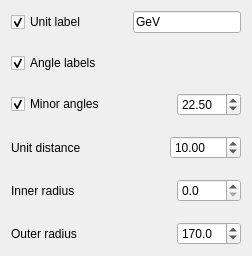
<ui version="4.0" >
 <class>IgPolarCSControl</class>
 <widget class="QDialog" name="IgPolarCSControl" >
  <property name="geometry" >
   <rect>
    <x>0</x>
    <y>0</y>
    <width>252</width>
    <height>256</height>
   </rect>
  </property>
  <property name="windowTitle" >
   <string>Dialog</string>
  </property>
  <layout class="QGridLayout" name="gridLayout" >
   <item row="0" column="0" >
    <layout class="QHBoxLayout" name="horizontalLayout" >
     <item>
      <widget class="QCheckBox" name="unitLabel" >
       <property name="text" >
        <string>Unit label</string>
       </property>
       <property name="checked" >
        <bool>true</bool>
       </property>
      </widget>
     </item>
     <item>
      <spacer name="horizontalSpacer" >
       <property name="orientation" >
        <enum>Qt::Horizontal</enum>
       </property>
       <property name="sizeHint" stdset="0" >
        <size>
         <width>28</width>
         <height>20</height>
        </size>
       </property>
      </spacer>
     </item>
     <item>
      <widget class="QLineEdit" name="unitLabelText" >
       <property name="text" >
        <string>GeV</string>
       </property>
      </widget>
     </item>
    </layout>
   </item>
   <item row="2" column="0" >
    <widget class="QCheckBox" name="angleLabels" >
     <property name="text" >
      <string>Angle labels</string>
     </property>
     <property name="checked" >
      <bool>true</bool>
     </property>
    </widget>
   </item>
   <item row="4" column="0" >
    <layout class="QHBoxLayout" name="horizontalLayout_2" >
     <item>
      <widget class="QCheckBox" name="minorAngles" >
       <property name="text" >
        <string>Minor angles</string>
       </property>
       <property name="checked" >
        <bool>true</bool>
       </property>
      </widget>
     </item>
     <item>
      <spacer name="horizontalSpacer_2" >
       <property name="orientation" >
        <enum>Qt::Horizontal</enum>
       </property>
       <property name="sizeHint" stdset="0" >
        <size>
         <width>18</width>
         <height>20</height>
        </size>
       </property>
      </spacer>
     </item>
     <item>
      <widget class="QDoubleSpinBox" name="doubleSpinBox" >
       <property name="minimum" >
        <double>5.000000000000000</double>
       </property>
       <property name="maximum" >
        <double>360.000000000000000</double>
       </property>
       <property name="value" >
        <double>22.500000000000000</double>
       </property>
      </widget>
     </item>
    </layout>
   </item>
   <item row="6" column="0" >
    <layout class="QHBoxLayout" name="horizontalLayout_3" >
     <item>
      <widget class="QLabel" name="unitDistLabel" >
       <property name="text" >
        <string>Unit distance</string>
       </property>
      </widget>
     </item>
     <item>
      <spacer name="horizontalSpacer_3" >
       <property name="orientation" >
        <enum>Qt::Horizontal</enum>
       </property>
       <property name="sizeHint" stdset="0" >
        <size>
         <width>78</width>
         <height>17</height>
        </size>
       </property>
      </spacer>
     </item>
     <item>
      <widget class="QDoubleSpinBox" name="doubleSpinBox_2" >
       <property name="decimals" >
        <number>2</number>
       </property>
       <property name="minimum" >
        <double>0.010000000000000</double>
       </property>
       <property name="maximum" >
        <double>1000.000000000000000</double>
       </property>
       <property name="value" >
        <double>10.000000000000000</double>
       </property>
      </widget>
     </item>
    </layout>
   </item>
   <item row="8" column="0" >
    <layout class="QHBoxLayout" name="horizontalLayout_4" >
     <item>
      <widget class="QLabel" name="label" >
       <property name="text" >
        <string>Inner radius</string>
       </property>
      </widget>
     </item>
     <item>
      <spacer name="horizontalSpacer_4" >
       <property name="orientation" >
        <enum>Qt::Horizontal</enum>
       </property>
       <property name="sizeHint" stdset="0" >
        <size>
         <width>40</width>
         <height>20</height>
        </size>
       </property>
      </spacer>
     </item>
     <item>
      <widget class="QDoubleSpinBox" name="doubleSpinBox_3" >
       <property name="decimals" >
        <number>1</number>
       </property>
       <property name="maximum" >
        <double>1000.000000000000000</double>
       </property>
      </widget>
     </item>
    </layout>
   </item>
   <item row="10" column="0" >
    <layout class="QHBoxLayout" name="horizontalLayout_5" >
     <item>
      <widget class="QLabel" name="label_2" >
       <property name="text" >
        <string>Outer radius</string>
       </property>
      </widget>
     </item>
     <item>
      <spacer name="horizontalSpacer_5" >
       <property name="orientation" >
        <enum>Qt::Horizontal</enum>
       </property>
       <property name="sizeHint" stdset="0" >
        <size>
         <width>40</width>
         <height>20</height>
        </size>
       </property>
      </spacer>
     </item>
     <item>
      <widget class="QDoubleSpinBox" name="doubleSpinBox_4" >
       <property name="decimals" >
        <number>1</number>
       </property>
       <property name="maximum" >
        <double>1000.000000000000000</double>
       </property>
       <property name="value" >
        <double>170.000000000000000</double>
       </property>
      </widget>
     </item>
    </layout>
   </item>
   <item row="1" column="0" >
    <spacer name="verticalSpacer" >
     <property name="orientation" >
      <enum>Qt::Vertical</enum>
     </property>
     <property name="sizeHint" stdset="0" >
      <size>
       <width>20</width>
       <height>40</height>
      </size>
     </property>
    </spacer>
   </item>
   <item row="3" column="0" >
    <spacer name="verticalSpacer_2" >
     <property name="orientation" >
      <enum>Qt::Vertical</enum>
     </property>
     <property name="sizeHint" stdset="0" >
      <size>
       <width>20</width>
       <height>40</height>
      </size>
     </property>
    </spacer>
   </item>
   <item row="5" column="0" >
    <spacer name="verticalSpacer_3" >
     <property name="orientation" >
      <enum>Qt::Vertical</enum>
     </property>
     <property name="sizeHint" stdset="0" >
      <size>
       <width>20</width>
       <height>40</height>
      </size>
     </property>
    </spacer>
   </item>
   <item row="7" column="0" >
    <spacer name="verticalSpacer_4" >
     <property name="orientation" >
      <enum>Qt::Vertical</enum>
     </property>
     <property name="sizeHint" stdset="0" >
      <size>
       <width>20</width>
       <height>40</height>
      </size>
     </property>
    </spacer>
   </item>
   <item row="9" column="0" >
    <spacer name="verticalSpacer_5" >
     <property name="orientation" >
      <enum>Qt::Vertical</enum>
     </property>
     <property name="sizeHint" stdset="0" >
      <size>
       <width>20</width>
       <height>40</height>
      </size>
     </property>
    </spacer>
   </item>
  </layout>
 </widget>
 <resources/>
 <connections>
  <connection>
   <sender>unitLabel</sender>
   <signal>stateChanged(int)</signal>
   <receiver>IgPolarCSControl</receiver>
   <slot>setShowUnitLabel(int)</slot>
   <hints>
    <hint type="sourcelabel" >
     <x>35</x>
     <y>33</y>
    </hint>
    <hint type="destinationlabel" >
     <x>0</x>
     <y>12</y>
    </hint>
   </hints>
  </connection>
  <connection>
   <sender>angleLabels</sender>
   <signal>stateChanged(int)</signal>
   <receiver>IgPolarCSControl</receiver>
   <slot>setShowAngleLabels(int)</slot>
   <hints>
    <hint type="sourcelabel" >
     <x>72</x>
     <y>58</y>
    </hint>
    <hint type="destinationlabel" >
     <x>75</x>
     <y>225</y>
    </hint>
   </hints>
  </connection>
  <connection>
   <sender>minorAngles</sender>
   <signal>stateChanged(int)</signal>
   <receiver>IgPolarCSControl</receiver>
   <slot>setShowMinorAngles(int)</slot>
   <hints>
    <hint type="sourcelabel" >
     <x>58</x>
     <y>93</y>
    </hint>
    <hint type="destinationlabel" >
     <x>58</x>
     <y>225</y>
    </hint>
   </hints>
  </connection>
  <connection>
   <sender>unitLabelText</sender>
   <signal>textChanged(QString)</signal>
   <receiver>IgPolarCSControl</receiver>
   <slot>setUnitLabel(QString)</slot>
   <hints>
    <hint type="sourcelabel" >
     <x>134</x>
     <y>25</y>
    </hint>
    <hint type="destinationlabel" >
     <x>121</x>
     <y>225</y>
    </hint>
   </hints>
  </connection>
  <connection>
   <sender>doubleSpinBox</sender>
   <signal>valueChanged(double)</signal>
   <receiver>IgPolarCSControl</receiver>
   <slot>setDeltaPhi(double)</slot>
   <hints>
    <hint type="sourcelabel" >
     <x>213</x>
     <y>104</y>
    </hint>
    <hint type="destinationlabel" >
     <x>134</x>
     <y>225</y>
    </hint>
   </hints>
  </connection>
  <connection>
   <sender>doubleSpinBox_2</sender>
   <signal>valueChanged(double)</signal>
   <receiver>IgPolarCSControl</receiver>
   <slot>setEnergyUnit(double)</slot>
   <hints>
    <hint type="sourcelabel" >
     <x>147</x>
     <y>133</y>
    </hint>
    <hint type="destinationlabel" >
     <x>149</x>
     <y>225</y>
    </hint>
   </hints>
  </connection>
  <connection>
   <sender>doubleSpinBox_3</sender>
   <signal>valueChanged(double)</signal>
   <receiver>IgPolarCSControl</receiver>
   <slot>setStartRadius(double)</slot>
   <hints>
    <hint type="sourcelabel" >
     <x>178</x>
     <y>159</y>
    </hint>
    <hint type="destinationlabel" >
     <x>182</x>
     <y>470</y>
    </hint>
   </hints>
  </connection>
  <connection>
   <sender>doubleSpinBox_4</sender>
   <signal>valueChanged(double)</signal>
   <receiver>IgPolarCSControl</receiver>
   <slot>setEndRadius(double)</slot>
   <hints>
    <hint type="sourcelabel" >
     <x>186</x>
     <y>201</y>
    </hint>
    <hint type="destinationlabel" >
     <x>194</x>
     <y>499</y>
    </hint>
   </hints>
  </connection>
 </connections>
 <slots>
  <slot>setShowUnitLabel(int)</slot>
  <slot>setDeltaPhi(double)</slot>
  <slot>setEnergyUnit(double)</slot>
  <slot>setShowAngleLabels(int)</slot>
  <slot>setShowMinorAngles(int)</slot>
  <slot>setUnitLabel(QString)</slot>
  <slot>setEndRadius(double)</slot>
  <slot>setStartRadius(double)</slot>
 </slots>
</ui>
